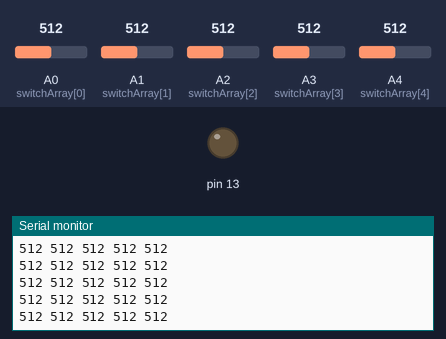
The sketch below on a simulated Arduino Uno, built with avr-gcc and run on an emulated ATmega328P. On the bench: output pins drawn as LEDs (lit = HIGH), the last lines printed to the serial monitor. Inputs (shaded band) come from the test bench; at power-on: A3 (switchArray[3]) = 512, A0 (switchArray[0]) = 512, A1 (switchArray[1]) = 512, A2 (switchArray[2]) = 512, A4 (switchArray[4]) = 512.

Above: at 1.2 s.
1.3 s: A3 (switchArray[3]) set to 108
At 1.9 s:
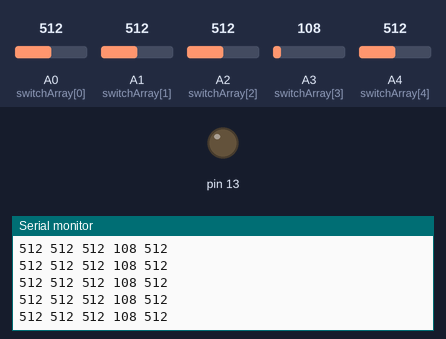
4.3 s: A3 (switchArray[3]) set to 89
At 5.4 s:
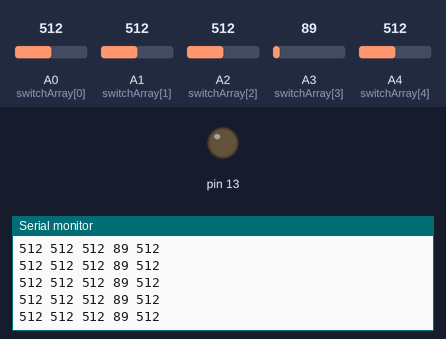
Timing chart, 0 to 7.3 s (numbered marks = the images above; inputs shaded):
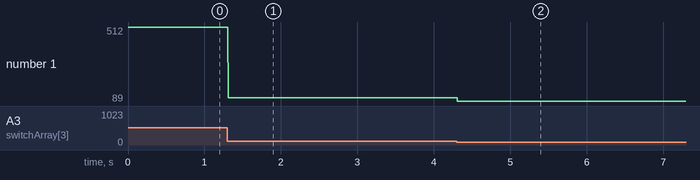

The sketch:

analogArray2max.ino
```cpp
// reads the analog values from the switchArray
// and prints them with a label (use the unpack method)

int switchArray[] = {14, 15, 16, 17, 18, 19}; // an array of analog pins
// String switchRoute[] = {"a", "b", "c", "d", "e", "f"};  // regexp method
int selector = 0;    //value

void setup(){
  Serial.begin (57600);
  pinMode (13, OUTPUT);
  digitalWrite (13, HIGH);
}

void loop(){

   digitalWrite (13, LOW);

  while(1){

    for (int i=0; i<5; i++){
      selector = analogRead(switchArray[i]);
       // Serial.print (switchRoute[i]); // regexp method
	  Serial.print (selector);
	  Serial.print (" ");   // remove this if you use the regexp method
    }
	Serial.println ("");
  }
}
```

Measured:
- after the input at 1.3 s, the serial monitor: prints a new line at once (image 1)
- after the input at 4.3 s, the serial monitor: prints a new line at once (image 2)
- plotted number 1: 512 → 108 after the input at 1.3 s, 108 → 89 after the input at 4.3 s
